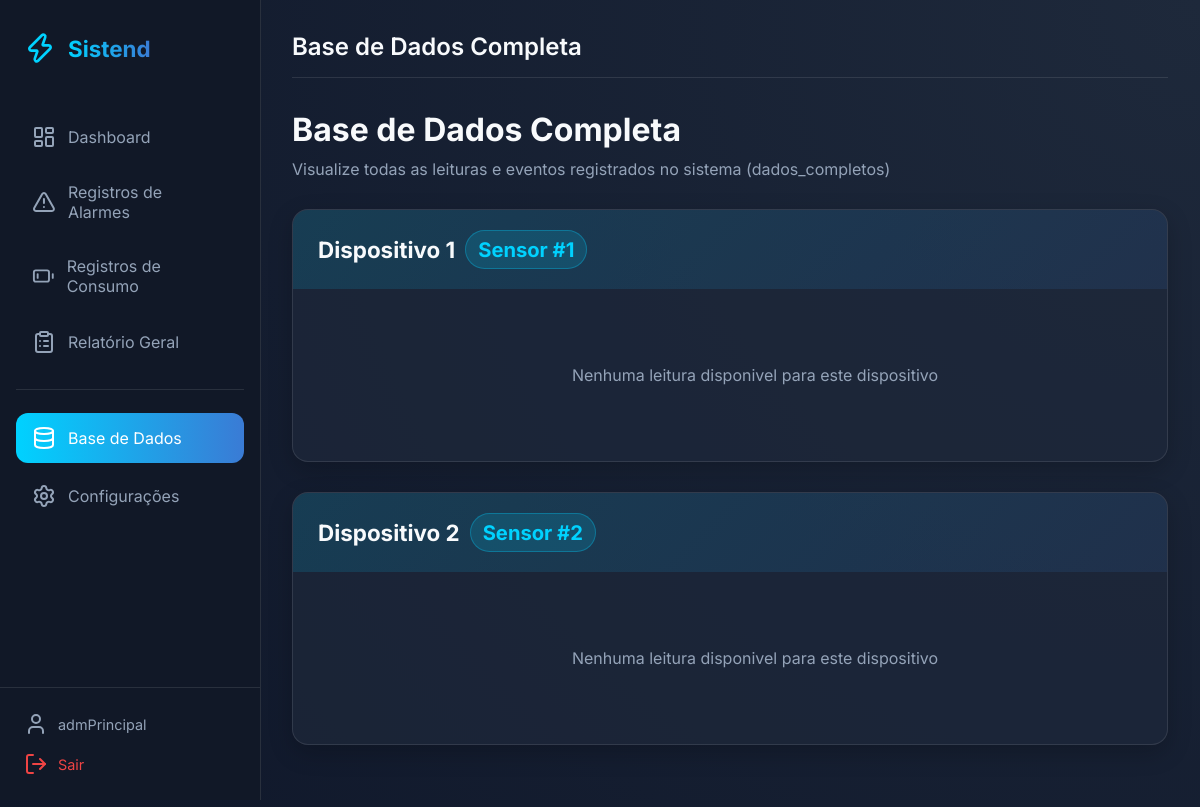
The app's page /dados-completos/ (signed in) with its own data.
### app_esp32/models.py (models this page shows, shortened)
class Eletrodomestico(models.Model):
    nome = models.CharField(max_length=100)
    localizacao = models.CharField(max_length=100)
    data_instalacao = models.DateField()
    numero_sensor = models.IntegerField(default=1)  # 1 ou 2 (para ESP32 com 2 PZEM)
    limite_tensao = models.FloatField(default=230.0)  # Mesmo do código C++
    limite_subtensao = models.FloatField(default=190)
    limite_corrente = models.FloatField(default=8.0)  # Mesmo do código C++
    limite_subcorrente = models.FloatField(default=0.10)
    limite_curto_circuito = models.FloatField(default=25)
    limite_potencia = models.FloatField(default=1500.0)  # Mesmo do código C++
    rele_ligado = models.BooleanField(default=True)
    is_mock = models.BooleanField(default=False)
    frequencia_rede = models.FloatField(default=60.0)
    fator_potencia_nominal = models.FloatField(default=1.0)

### app_esp32/views.py (the view)
# urls.py: path('dados-completos/', views.dados_completos_view, name='dados_completos'),
@login_required(login_url='login')
@user_passes_test(lambda u: u.is_staff, login_url='index')
def dados_completos_view(request):
    eletrodomesticos = _get_dispositivos_sensores()
    dados_dispositivos = []
    for eletro in eletrodomesticos:
        leituras = LeituraEnergia.objects.filter(eletrodomestico=eletro).order_by('-data_hora')
        stats = leituras.aggregate(
            tensao_media=Avg('tensao'),
            tensao_max=Max('tensao'),
            corrente_media=Avg('corrente'),
            corrente_max=Max('corrente'),
            potencia_media=Avg('potencia'),
            potencia_max=Max('potencia'),
            energia_total=Sum('energia_kwh'),
            fator_potencia_media=Avg('fator_potencia')
        )
        eventos = Evento.objects.filter(eletrodomestico=eletro).order_by('-data_hora')[:20]
        ultimas_leituras = leituras[:50]
        dados_dispositivos.append({
            'eletro': eletro,
            'stats': stats,
            'eventos': eventos,
            'ultimas_leituras': ultimas_leituras,
            'total_leituras': leituras.count()
        })
    return render(request, "dados_completos.html", {"dados_dispositivos": dados_dispositivos})

### app_esp32/views.py (called while the page is built)
def _get_dispositivos_sensores(include_placeholders=False):
    dispositivos = []
    for sensor in (1, 2):
        eletro = Eletrodomestico.objects.filter(numero_sensor=sensor).order_by('id').first()
        if eletro:
            dispositivos.append(eletro)
        elif include_placeholders:
            dispositivos.append(_placeholder_dispositivo(sensor))
    mock_devices = Eletrodomestico.objects.filter(is_mock=True).exclude(numero_sensor__in=[1, 2]).order_by('numero_sensor', 'id')
    dispositivos.extend(list(mock_devices))
    return dispositivos

### templates/dados_completos.html (shortened to what this page needs)
{% extends 'base.html' %}
{% load tz %}
{% load static %}
{% block page_title %}Base de Dados Completa{% endblock %}
{% block content %}
<div class="dados-container">
    <div style="margin-bottom: 30px;">
        <h1 style="color: var(--text-light); margin-bottom: 10px;">Base de Dados Completa</h1>
        <p style="color: var(--text-dim); margin: 0;">Visualize todas as leituras e eventos registrados no sistema (dados_completos)</p>
    </div>
    {% if dados_dispositivos %}
        {% for dados in dados_dispositivos %}
        <div class="dispositivo-section">
            <div class="section-header">
                <h2>
                    {{ dados.eletro.nome }}
                    <span class="device-badge">Sensor #{{ dados.eletro.numero_sensor }}</span>
                </h2>
            </div>
            <div class="table-wrapper">
                {% if dados.ultimas_leituras %}
                <table>
                    <thead>
                        <tr>
                            <th>Data/Hora</th>
                            <th>Tensao (V)</th>
                            <th>Corrente (A)</th>
                            <th>Potencia (W)</th>
                            <th>Frequencia (Hz)</th>
                            <th>Fator Pot.</th>
                            <th>Energia (kWh)</th>
                        </tr>
                    </thead>
                    <tbody>
                        {% for leitura in dados.ultimas_leituras %}
                        <tr>
                            <td><strong>{{ leitura.data_hora|localtime|date:"d/m/Y H:i:s" }}</strong></td>
                            <td>
                                <span class="{% if leitura.tensao > dados.eletro.limite_tensao %}value-critical{% elif leitura.tensao < dados.eletro.limite_subtensao %}value-warning{% else %}value-normal{% endif %}">
                                    {{ leitura.tensao|default_if_none:0|floatformat:1 }}
                                </span>
                            </td>
                            <td>
                                <span class="{% if leitura.corrente > dados.eletro.limite_corrente %}value-critical{% else %}value-normal{% endif %}">
                                    {{ leitura.corrente|default_if_none:0|floatformat:2 }}
                                </span>
                            </td>
                            <td>
                                <span class="{% if leitura.potencia > dados.eletro.limite_potencia %}value-critical{% else %}value-normal{% endif %}">
                                    {{ leitura.potencia|default_if_none:0|floatformat:0 }}
                                </span>
                            </td>
                            <td>{{ leitura.frequencia|default_if_none:0|floatformat:1 }}</td>
                            <td>{{ leitura.fator_potencia|default_if_none:0|floatformat:2 }}</td>
                            <td><strong>{{ leitura.energia_kwh|default_if_none:0|floatformat:2 }}</strong></td>
                        </tr>
                        {% endfor %}
                    </tbody>
                </table>
                {% else %}
                <div class="empty-message">
                    <p>Nenhuma leitura disponivel para este dispositivo</p>
                </div>
                {% endif %}
            </div>
        </div>
        {% endfor %}
    {% endif %}
</div>
{% endblock %}

### templates/base.html (shortened to what this page needs)
{% load static %}
<!DOCTYPE html>
<html lang="pt-br">
<head>
    <link rel="stylesheet" href="{% static 'css/style.css' %}">
</head>
<body>
    <div class="app-layout">
        <aside class="sidebar">
            <div class="sidebar-header">
                <i data-lucide="zap" class="logo-icon"></i>
                <span class="logo-text">Sistend</span>
            </div>
            <nav class="sidebar-nav">
                <a href="/" class="nav-item {% if request.path == '/' %}active{% endif %}">
                    <i data-lucide="layout-dashboard"></i>
                    <span>Dashboard</span>
                </a>
                <a href="/alertas/" class="nav-item {% if 'alertas' in request.path %}active{% endif %}">
                    <i data-lucide="alert-triangle"></i>
                    <span>Registros de Alarmes</span>
                </a>
                <a href="/subconsumo/" class="nav-item {% if 'subconsumo' in request.path %}active{% endif %}">
                    <i data-lucide="battery-low"></i>
                    <span>Registros de Consumo</span>
                </a>
                <a href="/relatorio/" class="nav-item {% if request.path == '/relatorio/' %}active{% endif %}">
                    <i data-lucide="clipboard-list"></i>
                    <span>Relatório Geral</span>
                </a>
                {% if user.is_staff %}
                <hr style="border: none; border-top: 1px solid rgba(255,255,255,0.1); margin: 15px 0;">
                <a href="/dados-completos/" class="nav-item {% if 'dados-completos' in request.path %}active{% endif %}">
                    <i data-lucide="database"></i>
                    <span>Base de Dados</span>
                </a>
                <a href="/configuracoes/" class="nav-item {% if 'configuracoes' in request.path %}active{% endif %}">
                    <i data-lucide="settings"></i>
                    <span>Configurações</span>
                </a>
                {% endif %}
            </nav>
            <div class="sidebar-footer">
                {% if user.is_authenticated %}
                <div class="user-info">
                    <i data-lucide="user"></i>
                    <span>{{ user.username }}</span>
                </div>
                <a href="/logout/" class="logout-link">
                    <i data-lucide="log-out"></i>
                    <span>Sair</span>
                </a>
                {% endif %}
            </div>
        </aside>
        <main class="main-content">
            <header class="top-header">
                <div class="header-container">
                    <div class="page-title-slot">{% block page_title %}Monitoramento em Tempo Real{% endblock %}</div>
                </div>
            </header>
            <div class="page-content">
                {% block content %}{% endblock %}
            </div>
        </main>
    </div>
</body>
</html>

### static/css/style.css (style rules this page uses)
:root { --primary-color: #00d2ff; --secondary-color: #3a7bd5; --bg-dark: #0f172a; --sidebar-bg: #111827; --card-bg: rgba(30, 41, 59, 0.7); --text-light: #f8fafc; --text-dim: #94a3b8; --accent-orange: #fbbf24; --accent-red: #ef4444; --glass-border: rgba(255, 255, 255, 0.1); --sidebar-width: 260px; }
body { font-family: 'Inter', sans-serif; background: radial-gradient(circle at top right, #1e293b, #0f172a); color: var(--text-light); margin: 0; overflow-x: hidden; }
.app-layout { display: flex; min-height: 100vh; }
.sidebar { width: var(--sidebar-width); background: var(--sidebar-bg); border-right: 1px solid var(--glass-border); display: flex; flex-direction: column; position: fixed; height: 100vh; z-index: 1000; }
.sidebar-header { padding: 2rem 1.5rem; display: flex; align-items: center; gap: 12px; }
.logo-icon { width: 32px; height: 32px; color: var(--primary-color); }
.logo-text { font-size: 1.4rem; font-weight: 700; background: linear-gradient(to right, var(--primary-color), var(--secondary-color)); -webkit-background-clip: text; background-clip: text; -webkit-text-fill-color: transparent; }
.sidebar-nav { flex: 1; padding: 1rem; display: flex; flex-direction: column; gap: 8px; }
.nav-item { display: flex; align-items: center; gap: 12px; padding: 0.8rem 1rem; color: var(--text-dim); text-decoration: none; border-radius: 12px; transition: all 0.3s; }
.nav-item.active { background: linear-gradient(to right, var(--primary-color), var(--secondary-color)); color: white; }
.sidebar-footer { padding: 1.5rem; border-top: 1px solid var(--glass-border); }
.user-info { display: flex; align-items: center; gap: 10px; margin-bottom: 1rem; color: var(--text-dim); font-size: 0.9rem; }
.logout-link { display: flex; align-items: center; gap: 10px; color: var(--accent-red); text-decoration: none; font-size: 0.9rem; transition: opacity 0.3s; }
.main-content { flex: 1; margin-left: var(--sidebar-width); padding: 2rem; min-width: 0; }
.top-header { margin-bottom: 2rem; border-bottom: 1px solid var(--glass-border); padding-bottom: 1rem; }
.page-title-slot { font-size: 1.5rem; font-weight: 600; color: var(--text-light); margin: 0; width: 100%; }
.table-wrapper { background: var(--card-bg); border-radius: 20px; border: 1px solid var(--glass-border); overflow-x: auto; width: 100%; max-width: 100%; margin-top: 1.5rem; position: relative; }
.header-container { display: flex; align-items: center; gap: 15px; }

### templates/dados_completos.html (style rules this page uses)
.dados-container { max-width: 1400px; margin: 0 auto; padding: 0; }
.dispositivo-section { background: var(--card-bg); border: 1px solid var(--glass-border); border-radius: 16px; margin-bottom: 30px; box-shadow: 0 8px 24px rgba(0, 0, 0, 0.2); overflow: hidden; }
.section-header { background: linear-gradient(135deg, rgba(0, 210, 255, 0.14), rgba(58, 123, 213, 0.12)); color: var(--text-light); padding: 20px 25px; display: flex; justify-content: space-between; align-items: center; flex-wrap: wrap; }
.section-header h2 { margin: 0; font-size: 1.4em; display: flex; align-items: center; gap: 10px; }
.device-badge { background: rgba(0, 210, 255, 0.15); border: 1px solid rgba(0, 210, 255, 0.3); color: var(--primary-color); padding: 6px 12px; border-radius: 20px; font-size: 0.9em; }
.table-wrapper { padding: 20px 25px; overflow-x: auto; border: none; border-radius: 0; margin-top: 0; background: transparent; }
.empty-message { text-align: center; padding: 40px 20px; color: var(--text-dim); }

### records on screen
Eletrodomestico: eletro.nome "Dispositivo 1", eletro.numero_sensor "1"
Eletrodomestico: eletro.nome "Dispositivo 2", eletro.numero_sensor "2"

### other values on screen
{{ user.username }} "admPrincipal"
